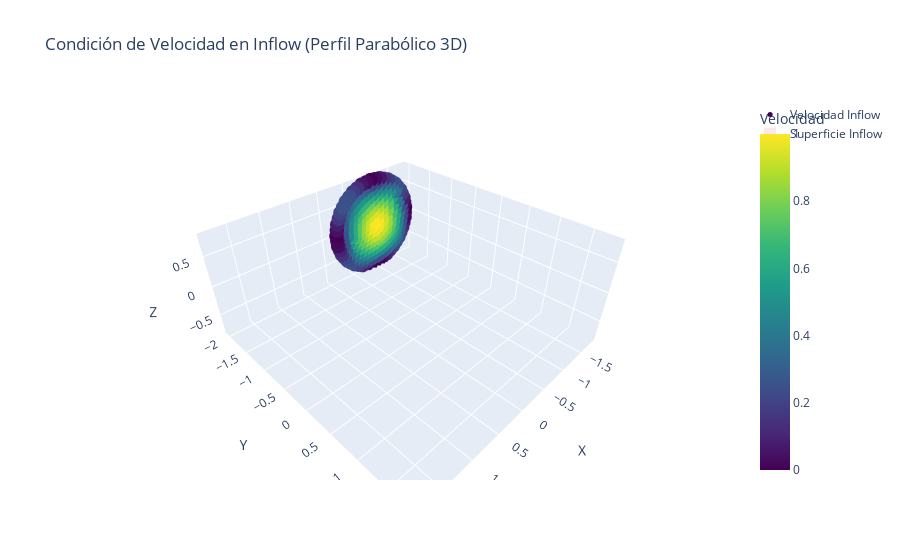

The notebook cell saved with this chart:
### Code cell
# Visualizar la condición de inflow en 3D
fig_inflow = go.Figure()

# Crear scatter plot de los nodos de inflow coloreados por la velocidad
fig_inflow.add_trace(
    go.Scatter3d(
        x=xin,
        y=yin,
        z=zin,
        mode='markers',
        marker=dict(
            size=5,
            color=v_inflow/np.max(v_inflow),
            colorscale='Viridis',
            showscale=True,
            colorbar=dict(title="Velocidad"),
            cmin=0,
            cmax=1.0
        ),
        name='Velocidad Inflow',
        text=[f'v={v:.4f}' for v in v_inflow],
        hovertemplate='x: %{x:.3f}<br>y: %{y:.3f}<br>z: %{z:.3f}<br>%{text}<extra></extra>'
    )
)

# Agregar también la malla de inflow para contexto
if inflow_data:
    x_mesh, y_mesh, z_mesh, i_mesh, j_mesh, k_mesh = inflow_data
    fig_inflow.add_trace(
        go.Mesh3d(
            x=x_mesh, y=y_mesh, z=z_mesh,
            i=i_mesh, j=j_mesh, k=k_mesh,
            color='rgba(200, 0, 0, 0.3)',
            opacity=0.3,
            name='Superficie Inflow',
            showlegend=True
        )
    )

fig_inflow.update_layout(
    title='Condición de Velocidad en Inflow (Perfil Parabólico 3D)',
    scene=dict(
        xaxis_title='X',
        yaxis_title='Y',
        zaxis_title='Z',
        aspectmode='data'
    ),
    showlegend=True
)

fig_inflow.show()

### Figure 1 — Plotly figure (JSON) as saved in the notebook; plotly's stock layout.template omitted (floating-point values rounded to 4 significant figures; data arrays with more than 128 entries replaced by an {"elided": "..."} marker saying what was removed)
{"data": [{"hovertemplate": "x: %{x:.3f}<br>y: %{y:.3f}<br>z: %{z:.3f}<br>%{text}<extra></extra>", "marker": {"cmax": 1, "cmin": 0, "color": {"elided": "224 float values"}, "colorbar": {"title": {"text": "Velocidad"}}, "colorscale": [[0, "#440154"], [0.1111, "#482878"], [0.2222, "#3e4989"], [0.3333, "#31688e"], [0.4444, "#26828e"], [0.5556, "#1f9e89"], [0.6667, "#35b779"], [0.7778, "#6ece58"], [0.8889, "#b5de2b"], [1, "#fde725"]], "showscale": true, "size": 5}, "mode": "markers", "name": "Velocidad Inflow", "text": {"elided": "224 str values"}, "type": "scatter3d", "x": {"elided": "224 float values"}, "y": {"elided": "224 float values"}, "z": {"elided": "224 float values"}}, {"color": "rgba(200, 0, 0, 0.3)", "i": [4, 4, 145, 145, 146, 146, 147, 148, 148, 149, 149, 150, 151, 151, 152, 152, 153, 154, 154, 155, 155, 156, 156, 157, 157, 158, 159, 159, 160, 160, 161, 162, 162, 163, 163, 164, 164, 165, 166, 166, 167, 167, 168, 1167, 1167, 1168, 1168, 1169, 1170, 1170, 1170, 1171, 1172, 1172, 1173, 1174, 1174, 1175, 1175, 1176, 1176, 1177, 1178, 1178, 1179, 1179, 1180, 1180, 1181, 1181, 1182, 1183, 1183, 1184, 1185, 1185, 1186, 1187, 1187, 1188, 1189, 1189, 1189, 1190, 1191, 1191, 1191, 1193, 1193, 1193, 1195, 1195, 1197, 1197, 1198, 1199, 1199, 1200, 1201], "j": [145, 168, 146, 1167, 147, 1168, 148, 149, 1169, 150, 1170, 151, 152, 1171, 153, 1172, 154, 155, 1173, 156, 1174, 157, 1175, 158, 1176, 159, 160, 1177, 161, 1178, 162, 163, 1179, 164, 1180, 165, 1181, 166, 167, 1182, 168, 1183, 1167, 1168, 1184, 1169, 1185, 1170, 1171, 1186, 1188, 1172, 1173, 1187, 1174, 1175, 1187, 1176, 1189, 1177, 1189, 1178, 1179, 1191, 1180, 1191, 1181, 1193, 1182, 1193, 1183, 1184, 1195, 1185, 1186, 1195, 1197, 1188, 1190, 1197, 1190, 1192, 1199, 1201, 1192, 1194, 1199, 1194, 1196, 1200, 1196, 1198, 1198, 1201, 1200, 1202, 1203, 1202, 1203], "k": [1167, 1167, 1168, 1168, 1169, 1169, 1169, 1170, 1170, 1171, 1171, 1171, 1172, 1172, 1173, 1173, 1173, 1174, 1174, 1175, 1175, 1176, 1176, 1177, 1177, 1177, 1178, 1178, 1179, 1179, 1179, 1180, 1180, 1181, 1181, 1182, 1182, 1182, 1183, 1183, 1184, 1184, 1184, 1185, 1185, 1186, 1186, 1186, 1188, 1197, 1197, 1188, 1187, 1188, 1187, 1190, 1190, 1189, 1190, 1192, 1192, 1192, 1191, 1192, 1194, 1194, 1193, 1194, 1196, 1196, 1196, 1195, 1196, 1195, 1198, 1198, 1198, 1201, 1201, 1201, 1203, 1199, 1203, 1203, 1199, 1202, 1202, 1202, 1200, 1202, 1200, 1200, 1204, 1204, 1204, 1204, 1204, 1204, 1204], "name": "Superficie Inflow", "opacity": 0.3, "showlegend": true, "type": "mesh3d", "x": {"elided": "1827 float values"}, "y": {"elided": "1827 float values"}, "z": {"elided": "1827 float values"}}], "layout": {"scene": {"aspectmode": "data", "xaxis": {"title": {"text": "X"}}, "yaxis": {"title": {"text": "Y"}}, "zaxis": {"title": {"text": "Z"}}}, "showlegend": true, "title": {"text": "Condición de Velocidad en Inflow (Perfil Parabólico 3D)"}}}
